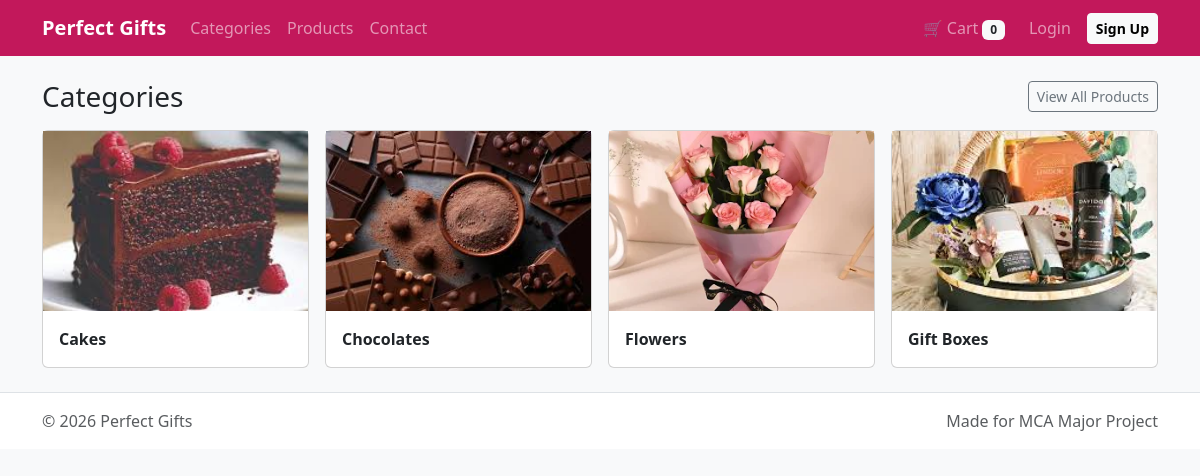
/categories.php, run on the app's committed database.
### tables this page shows
CREATE TABLE categories (
  id INT AUTO_INCREMENT PRIMARY KEY,
  name VARCHAR(80) NOT NULL,
  slug VARCHAR(120) NOT NULL UNIQUE,
  image VARCHAR(255) NULL,
  status TINYINT(1) NOT NULL DEFAULT 1,
  created_at DATETIME NOT NULL DEFAULT CURRENT_TIMESTAMP
);

### config/bootstrap.php (called while the page is built, shortened)
<?php
$config = require __DIR__ . '/config.php';
date_default_timezone_set($config['app']['timezone']);
require_once __DIR__ . '/../helpers/functions.php';
require_once __DIR__ . '/../helpers/auth.php';
$app_name = $config['app']['name'];
$base_path = rtrim($config['app']['base_path'], '/');
?>

### helpers/functions.php (called while the page is built, shortened)
<?php
function e(string $value): string {
    return htmlspecialchars($value, ENT_QUOTES, 'UTF-8');
}
function url(string $base_path, string $path): string {
    $path = '/' . ltrim($path, '/');
    return $base_path . $path;
}
function cart_count(): int {
    return isset($_SESSION['cart']) ? array_sum(array_column($_SESSION['cart'], 'qty')) : 0;
}
?>

### helpers/auth.php (called while the page is built, shortened)
<?php
function current_user(): ?array {
    return $_SESSION['user'] ?? null;
}
?>

### categories.php (the view)
<?php
require __DIR__ . '/config/bootstrap.php';
$stmt = $pdo->query("SELECT id,name,slug,image FROM categories WHERE status=1 ORDER BY name");
$categories = $stmt->fetchAll();
include __DIR__ . '/includes/top.php';
?>
<div class="d-flex justify-content-between align-items-center mb-3">
  <h3 class="mb-0">Categories</h3>
  <a class="btn btn-outline-secondary btn-sm" href="<?= e(url($base_path,'products.php')) ?>">View All Products</a>
</div>
<div class="row g-3">
  <?php foreach ($categories as $cat): ?>
    <div class="col-6 col-md-3">
      <a class="text-decoration-none" href="<?= e(url($base_path,'products.php?cat=' . urlencode($cat['slug']))) ?>">
        <div class="card card-hover h-100">
          <img class="img-cover" src="<?= e($cat['image'] ?: 'images/banner.jpg') ?>" alt="">
          <div class="card-body">
            <div class="fw-semibold"><?= e($cat['name']) ?></div>
          </div>
        </div>
      </a>
    </div>
  <?php endforeach; ?>
</div>
<?php include __DIR__ . '/includes/bottom.php'; ?>

### includes/top.php (shortened to what this page needs)
<!doctype html>
<html lang="en">
<head>
  <link href="https://cdn.jsdelivr.net/npm/bootstrap@5.3.3/dist/css/bootstrap.min.css" rel="stylesheet">
  <link href="<?= e(url($base_path,'assets/css/style.css')) ?>" rel="stylesheet">
</head>
<body class="bg-light">
<?php include __DIR__ . '/navbar.php'; ?>
<div class="container py-4">

### includes/navbar.php (shortened to what this page needs)
<?php
$user = current_user();
$cartCount = cart_count();
?>
<nav class="navbar navbar-expand-lg navbar-dark" style="background:#c2185b">
  <div class="container">
    <a class="navbar-brand fw-bold" href="<?= e(url($base_path,'index.php')) ?>"><?= e($app_name) ?></a>
    <div class="collapse navbar-collapse" id="navMain">
      <ul class="navbar-nav me-auto mb-2 mb-lg-0">
        <li class="nav-item"><a class="nav-link" href="<?= e(url($base_path,'categories.php')) ?>">Categories</a></li>
        <li class="nav-item"><a class="nav-link" href="<?= e(url($base_path,'products.php')) ?>">Products</a></li>
        <li class="nav-item"><a class="nav-link" href="<?= e(url($base_path,'contact.php')) ?>">Contact</a></li>
      </ul>
      <ul class="navbar-nav ms-auto align-items-lg-center gap-lg-2">
        <li class="nav-item">
          <a class="nav-link" href="<?= e(url($base_path,'cart.php')) ?>">🛒 Cart <span class="badge bg-light text-dark"><?= (int)$cartCount ?></span></a>
        </li>
        <?php if ($user): ?>
          <li class="nav-item dropdown">
            <a class="nav-link dropdown-toggle" href="#" role="button" data-bs-toggle="dropdown">
              <?= e($user['name']) ?>
            </a>
            <ul class="dropdown-menu dropdown-menu-end">
              <li><a class="dropdown-item" href="<?= e(url($base_path,'profile.php')) ?>">Profile</a></li>
              <li><a class="dropdown-item" href="<?= e(url($base_path,'orders.php')) ?>">My Orders</a></li>
              <li><hr class="dropdown-divider"></li>
              <li><a class="dropdown-item" href="<?= e(url($base_path,'logout.php')) ?>">Logout</a></li>
            </ul>
          </li>
        <?php else: ?>
          <li class="nav-item"><a class="nav-link" href="<?= e(url($base_path,'login.php')) ?>">Login</a></li>
          <li class="nav-item"><a class="btn btn-light btn-sm fw-bold" href="<?= e(url($base_path,'register.php')) ?>">Sign Up</a></li>
        <?php endif; ?>
      </ul>
    </div>
  </div>
</nav>

### includes/bottom.php (shortened to what this page needs)
</div>
<footer class="border-top bg-white">
  <div class="container py-3 d-flex flex-wrap justify-content-between align-items-center">
    <span class="text-muted">© <?= date('Y') ?> <?= e($app_name) ?></span>
    <span class="text-muted">Made for MCA Major Project</span>
  </div>
</footer>
</body>
</html>

### assets/css/style.css (style rules this page uses)
.card-hover { transition: transform .2s ease, box-shadow .2s ease; }
.img-cover { width: 100%; height: 180px; object-fit: cover; }

### data on the page
categories: image (picture), name "Cakes"
categories: image (picture), name "Chocolates"
categories: image (picture), name "Flowers"
categories: image (picture), name "Gift Boxes"

### other printed values
$app_name "Perfect Gifts"
$cartCount "0"
